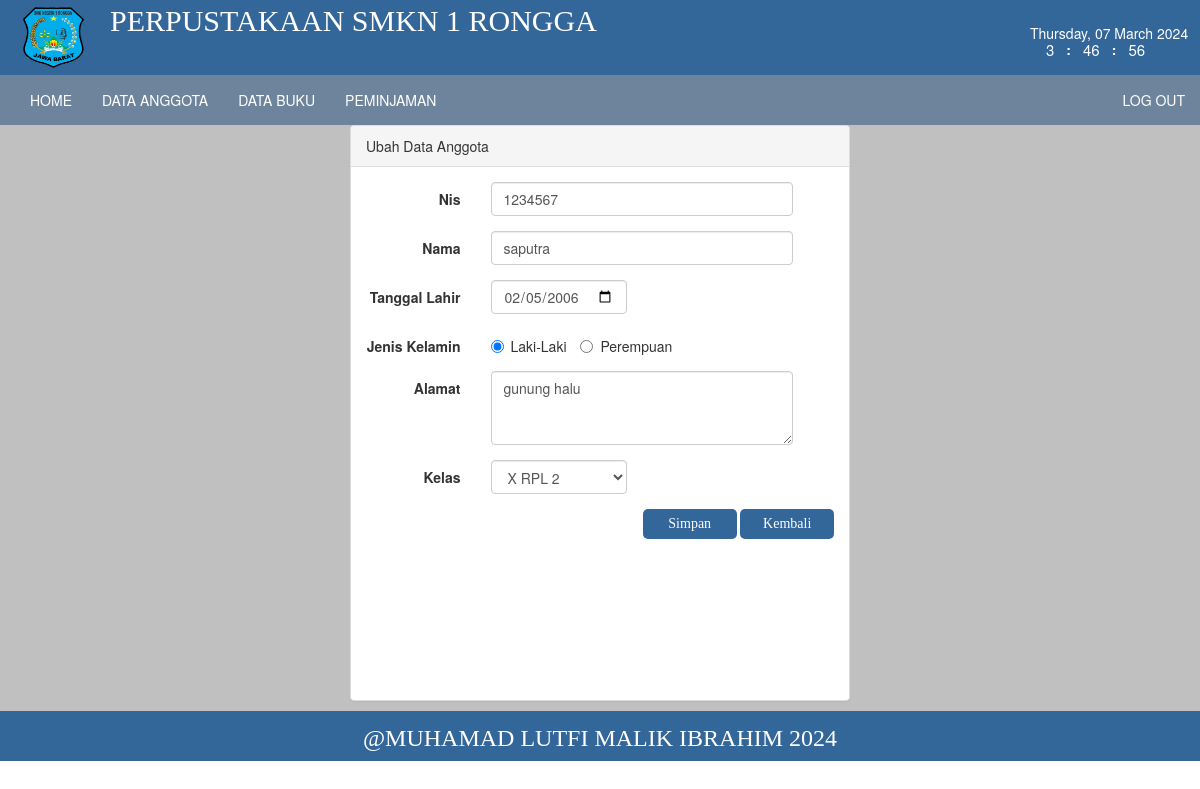
Page /perpus/index.php?page=ubahanggota&id=1234567 (signed in) on the committed database.
### tables this page shows
CREATE TABLE `anggota` (
  `id` int(11) NOT NULL,
  `nis` int(11) NOT NULL,
  `nama` varchar(255) NOT NULL,
  `tgl_lahir` date NOT NULL,
  `jk` enum('Laki-Laki','Perempuan') NOT NULL,
  `alamat` varchar(500) NOT NULL,
  `kelas` enum('X ATPH','XI ATPH','XII ATPH','X TBSM 1','X TBSM 2','XI TBSM 1','XI TBSM 2','XII TBSM 1','XII TBSM 2','X RPL 1','X RPL 2','X RPL 3','XI RPL 1','XI RPL 2','XI RPL 3','XII RPL 1','XII RPL 2','XII RPL 3','XII RPL 4') NOT NULL,
  `tglinput` timestamp NOT NULL DEFAULT current_timestamp() ON UPDATE current_timestamp()
);

### perpus/anggota/ubahanggota.php (the view, shortened to what this page needs)
<head>
<!DOCTYPE html>
<html lang="en">
<link href="css/bootstrap.min.css" rel="stylesheet">
<link rel="stylesheet" type="text/css" href="css/tampil.css">
<link rel="stylesheet" type="text/css" href="css/btn.css">
</head>
<body>
<?php
include "koneksi.php";
    $nis = $_GET['id'];
    $simpan=$konek -> query ("select * from anggota where nis='$nis'");
    $tampil = $simpan -> fetch_array();
    $jk = $tampil['jk'];
    $kelas = $tampil ['kelas'];
?>
<div class="panel panel-default" style="height: 72%; margin-left: 350px; margin-right: 350px; margin-bottom: 10px;">
<div class="panel-heading">
Ubah Data Anggota
</div>
 <div class="panel-body">
<form method="POST"  class="form-horizontal" >
<div class="form-group">
    <label for="nama" class="col-sm-3 control-label">Nis</label>
    <div class="col-sm-8">
      <input type="text" class="form-control" name="nis" value="<?php echo $tampil['nis']?>">
    </div>
</div>
<div class="form-group">
    <label for="nama" class="col-sm-3 control-label">Nama</label>
    <div class="col-sm-8">
      <input type="text" class="form-control" placeholder="Nama Lengkap" name="nama" value="<?php echo $tampil['nama']?>">
    </div>
</div>
<div class="form-group">
    <label for="nama" class="col-sm-3 control-label">Tanggal Lahir</label>
    <div class="col-sm-4">
    <input type="date" class="form-control" name="tgl_lahir" value="<?php echo $tampil['tgl_lahir']?>">
    </div>
</div>
<div class="form-group">
    <label for="nama" class="col-sm-3 control-label">Jenis Kelamin</label>
    <div class="col-sm-8">
  <label class="radio-inline">
    <input type="radio" value="Laki-Laki" name="jk" <?php echo ($jk=='Laki-Laki')?"checked":"";?> />Laki-Laki
    </label>
    <label class="radio-inline">
    <input type="radio" value="Perempuan" name="jk" <?php  echo ($jk=='Perempuan')?"checked":"";?> />Perempuan
    </label>
    </div>
</div>
<div class="form-group">
    <label for="nama" class="col-sm-3 control-label">Alamat</label>
    <div class="col-sm-8">
    <textarea class="form-control" rows="3" name="alamat"><?php echo $tampil['alamat'] ?></textarea>
    </div>
</div>
<div class="form-group">
    <label for="nama" class="col-sm-3 control-label">Kelas</label>
    <div class="col-sm-4">
    <select class="form-control" name="kelas">
<option value="X RPL 2" <?php if ($kelas=='X RPL 2') {
  echo "selected";
  } ?>>X RPL 2</option>
</select>
    </div>
</div>
<div>
<div align="right">
<input type="submit" name="simpan" value="Simpan" class="btnsimpan">
<input type="button" value="Kembali" class="btnsimpan" onclick="history.go(-1);">
</div>
</div>
</form>
</div>
  </body>
</html>

### perpus/css/style.css (style rules this page uses)
body { background-color:white ; }

### perpus/css/btn.css (style rules this page uses)
.btnsimpan { background: #336699; border-radius: 5px; padding: 5px; font-family: tahoma; text-decoration: none; width: 20%; color: #fff; left:67%; border: none; }

### rows in the picture
anggota: nis "1234567", nama "saputra", tgl_lahir "02/05/2006", jk "☑ Laki-Laki", jk "☐ Perempuan", alamat "gunung halu", kelas "X RPL 2"
